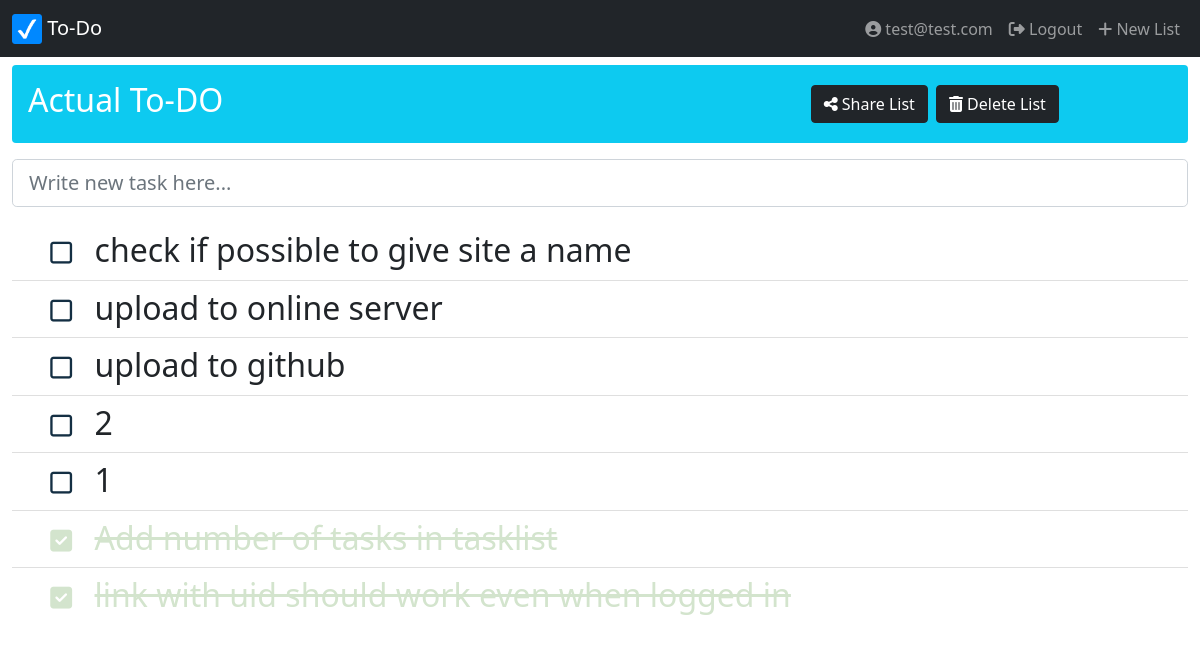
Screenshot of /ee695f5a-2aff-4d91-bcd0-2df605c68965 (signed in) with the database file from the repository.
### main.py (models this page shows)
class User(UserMixin, db.Model):
    __tablename__ = "users"
    id = db.Column(db.Integer, primary_key=True)
    email = db.Column(db.String(100), unique=True)
    password = db.Column(db.String(100))
    name = db.Column(db.String(100))
    tasklists = relationship("TaskList", back_populates="author")

class TaskList(db.Model):
    __tablename__ = "task_lists"
    uid = db.Column(db.String(100), primary_key=True)
    author_id = db.Column(db.Integer, db.ForeignKey("users.id"))
    author = relationship("User", back_populates="tasklists")
    name = db.Column(db.String(500), nullable=False)
    tasks = relationship("Task", back_populates="list")
    tasklist_priority = db.Column(db.Integer, nullable=False)

class Task(db.Model):
    __tablename__ = "tasks"
    task_id = db.Column(db.Integer, primary_key=True)
    task_list_id = db.Column(db.String, db.ForeignKey("task_lists.uid"))
    list = relationship("TaskList", back_populates="tasks")
    data = db.Column(db.String(500), nullable=False)
    starred = db.Column(db.Boolean, nullable=False)
    color = db.Column(db.String(20), nullable=False)
    task_priority = db.Column(db.Integer, nullable=False)
    date = db.Column(db.DateTime)
    complete = db.Column(db.Boolean, nullable=False)

### main.py (the view)
@app.route("/<tasklist_id>")
def task_list(tasklist_id):
    tasklist = TaskList.query.get(tasklist_id)
    tasklist.tasks.sort(key=lambda x: x.task_priority, reverse=True)
    return render_template("user-view.html", tasklist=tasklist, registrationForm=RegisterForm(), loginForm=LoginForm())

### forms.py
class RegisterForm(FlaskForm):
    email = EmailField("Email", validators=[DataRequired()])
    password = PasswordField("Password", validators=[DataRequired(), Length(min=6, max=100)])
    name = StringField("Name", validators=[DataRequired()])
    tasklist_id = HiddenField("TasklistId", validators=[DataRequired()])

class LoginForm(FlaskForm):
    email = StringField("Email", validators=[DataRequired()])
    password = PasswordField("Password", validators=[DataRequired()])
    tasklist_id = HiddenField("TasklistId", validators=[DataRequired()])

### main.py (called while the page is built)
@login_manager.user_loader
def load_user(user_id):
    return User.query.get(int(user_id))

### templates/user-view.html (shortened to what this page needs)
{% extends "base.html" %}
{% block content %}
<div class="container-fluid">
  <div class="row">
    {%set singleEntryPage=true if tasklist%}
    <div class="col">
      <div class="tab-content" id="nav-tabContent">
        {%if not singleEntryPage:%}
        {% for tasklist in current_user.tasklists:%}
        {% include 'tasklist-template.html' %}
        {% endfor %}
        {% else %}
        {% include 'tasklist-template.html' %}
        {% endif %}
      </div>
    </div>
  </div>
</div>
{% endblock %}

### templates/base.html (shortened to what this page needs)
{% extends "my-bootstrap.html" %}
{% block navbar %}
<nav class="navbar navbar-expand-lg navbar-dark bg-dark">
  <div class="container-fluid">
    <a class="navbar-brand" href="#">
      <img src="{{url_for('static', filename='img/brand.png')}}" alt="" width="30" height="30" class="d-inline-block align-text-top">
      To-Do
    </a>
    <div class="collapse navbar-collapse me-auto" id="navbarSupportedContent">
      <ul class="navbar-nav mb-2 mb-lg-0 ms-auto">
        {%if not current_user.is_authenticated: %}
        <li class="nav-item">
          <a class="nav-link" href="#" data-bs-toggle="modal" data-bs-target="#registerationModal" ><i class="fas fa-file-invoice"></i> Register</a>
        </li>
        <li class="nav-item">
          <a class="nav-link" href="#" data-bs-toggle="modal" data-bs-target="#loginModal" ><i class="fas fa-sign-in-alt"></i> Login</a>
        </li>
        {% else: %}
        <li class="nav-item">
          <a class="nav-link" href="#" data-bs-toggle="modal"  ><i class="fas fa-user-circle"></i> {{current_user.email}}</a>
        </li>
        <li class="nav-item">
          <a class="nav-link" href="{{url_for('logout')}}" ><i class="fas fa-sign-out-alt"></i> Logout</a>
        </li>
        {% endif %}
        <li class="nav-item">
          <a class="nav-link" href="{{url_for('new')}}"><i class="fa fa-plus"></i> New List </a>
        </li>
      </ul>
    </div>
  </div>
</nav>
{% endblock %}
{% block styles %}
{{super()}}
<link rel="stylesheet" href="{{url_for('.static', filename='mystyle.css')}}">
{% endblock %}

### templates/tasklist-template.html (shortened to what this page needs)
<div class="tab-pane fade tasklist-tab {{'active show' if singleEntryPage}}" id={{'t'+tasklist.uid}} role="tabpanel" tasklist_id={{tasklist.uid}} aria-labelledby={{tasklist.uid}}>
  <div class="p-3 my-2 bg-info rounded text-white container-fluid">
    <div class="row">
      <div class="col-lg-8 ">
        <h2 class="name-editable align-middle">{{tasklist.name}}</h2>
      </div>
      <div class="col align-items-center d-flex ">
          <button type="button" class="btn btn-dark mx-1" name="button" data-bs-toggle="modal" data-bs-target="#sharingModal" data-bs-link={{tasklist.uid}}><i class="fas fa-share-alt"></i> Share List</button>
          <button type="button" class="btn btn-dark mx-1" name="button" data-bs-toggle="modal" data-bs-target="#deleteTasklistModal" data-bs-uid={{tasklist.uid}}><i class="fas fa-trash-alt"></i> Delete List</button>
      </div>
    </div>
  </div>
  <div class="my-3 list-group-flush">
    <input autofocus="autofocus" class="form-control form-control-lg" autocomplete="off" placeholder="Write new task here..." required="required" type="text" value="" name="new_task_data" id="task_description" data-bs-toggle="tooltip" title=""
      data-bs-placement="bottom">
    {%if tasklist.tasks|length >0:%}
    {%set highest_priority=tasklist.tasks[0].task_priority%}
    {%else:%}
    {%set highest_priority=0%}
    {% endif %}
  </div>
  <ul class="list-group list-group-flush tasklist-ul" id={{'t'+tasklist.uid}}>
    {% for data in tasklist.tasks%}
    {% include 'li-template.html' %}
    {%endfor%}
  </ul>
</div>

### templates/li-template.html (shortened to what this page needs)
<li class="list-group-item myli list-group-item-action {%if data.complete%}completed{%endif%}" value="{{data.task_id}}" priority="{{data.task_priority}}">
  <div id="task-{{data.task_id}}">
    <i class="checkbox " style="color: {{data.color}};"></i>
    <span class="{%if not data.complete%}editable{%endif%} h2 ">{{data.data}}</span>
    <span class="datepicker" data-provide="datepicker" data-date-format="dd/mm/yyyy"  data-date-clear-btn="true" data-date-autoclose="true">
    </span>
    <span class="float-end task-utilities">
    </span>
  </div>
</li>

### static/mystyle.css (style rules this page uses)
.tasklist-ul { font-size: 25px; }
span.h2 { padding: 0.5em; }
.checkbox::before { content: "\f0c8"; }
.completed, .completed .checkbox { color: #D3E4CD !important; }
.completed .checkbox::before { content: "\f14a"; font-weight: 900; }
.checkbox { color: #142F43; font-family: "Font Awesome 5 Free"; display: inline-block; font-style: normal; font-variant: normal; text-rendering: auto; line-height: 1; }
.completed .h2 { text-decoration: line-through; }

### rows the page displays
User: email "test@test.com"
TaskList: name "Actual To-DO"
Task: {{ data.task_id }} 31 (drawn), data "check if possible to give site a name"
Task: {{ data.task_id }} 30 (drawn), data "upload to online server"
Task: {{ data.task_id }} 29 (drawn), data "upload to github"
Task: {{ data.task_id }} 26 (drawn), data "2"
Task: {{ data.task_id }} 25 (drawn), data "1"
Task: {{ data.task_id }} 18 (drawn), data "Add number of tasks in tasklist"
Task: {{ data.task_id }} 16 (drawn), data "link with uid should work even when logged in"
